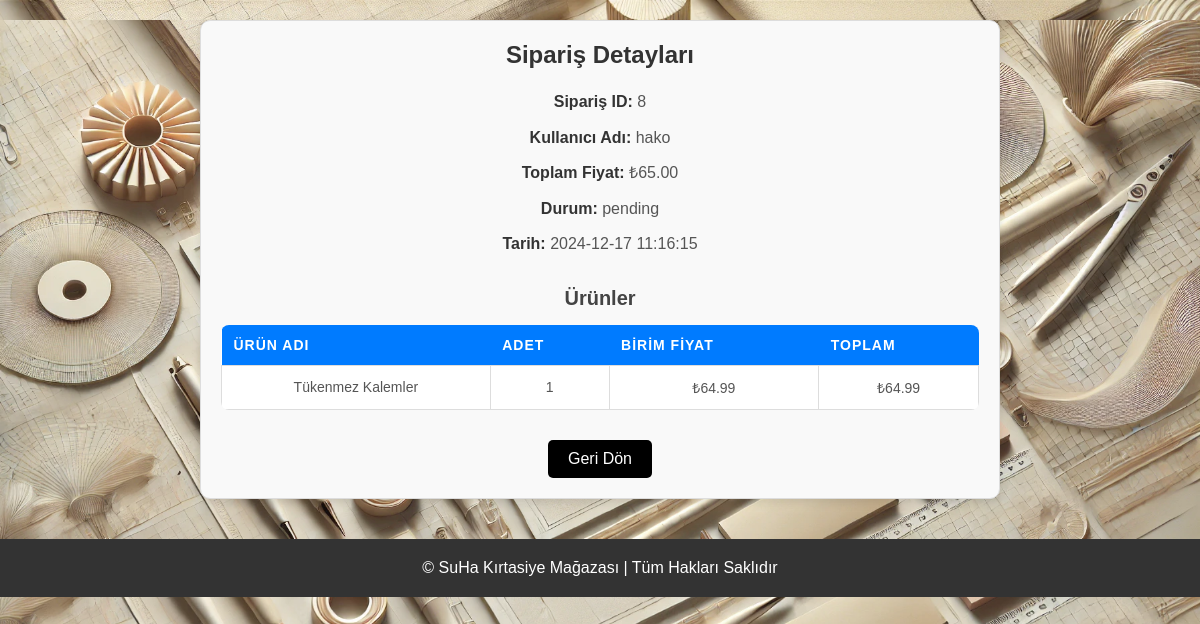
Screenshot of /admin/order_details.php?order_id=8 (signed in) with the database file from the repository.
### tables this page shows
CREATE TABLE `orders` (
  `id` int(11) NOT NULL,
  `user_id` int(11) NOT NULL,
  `total_price` decimal(10,2) NOT NULL,
  `status` varchar(50) NOT NULL DEFAULT 'pending',
  `created_at` timestamp NOT NULL DEFAULT CURRENT_TIMESTAMP
);

CREATE TABLE `users` (
  `id` int(11) NOT NULL,
  `username` varchar(255) NOT NULL,
  `password` varchar(255) NOT NULL,
  `role` enum('admin','user') DEFAULT 'user',
  `created_at` timestamp NOT NULL DEFAULT CURRENT_TIMESTAMP
);

CREATE TABLE `order_items` (
  `id` int(11) NOT NULL,
  `order_id` int(11) NOT NULL,
  `product_id` int(11) NOT NULL,
  `quantity` int(11) NOT NULL,
  `price` decimal(10,2) NOT NULL
);

CREATE TABLE `products` (
  `id` int(11) NOT NULL,
  `name` varchar(255) NOT NULL,
  `description` text,
  `price` decimal(10,2) NOT NULL,
  `image` varchar(255) DEFAULT NULL,
  `created_at` timestamp NOT NULL DEFAULT CURRENT_TIMESTAMP,
  `stock` int(11) NOT NULL DEFAULT '0'
);

### admin/order_details.php (the view, shortened to what this page needs)
<?php
include('../db/connection.php');
if (isset($_GET['order_id'])) {
    $order_id = intval($_GET['order_id']);
    $sql_order = "SELECT orders.*, users.username FROM orders
                  JOIN users ON orders.user_id = users.id
                  WHERE orders.id = ?";
    $stmt_order = $conn->prepare($sql_order);
    $stmt_order->bind_param("i", $order_id);
    $stmt_order->execute();
    $order_result = $stmt_order->get_result();
    if ($order_result->num_rows > 0) {
        $order = $order_result->fetch_assoc();
        $sql_items = "SELECT order_items.*, products.name, products.price
                      FROM order_items
                      JOIN products ON order_items.product_id = products.id
                      WHERE order_items.order_id = ?";
        $stmt_items = $conn->prepare($sql_items);
        $stmt_items->bind_param("i", $order_id);
        $stmt_items->execute();
        $items_result = $stmt_items->get_result();
    } else {
        die("Sipariş bulunamadı.");
    }
} else {
    die("Geçersiz sipariş ID.");
}
?>
<!DOCTYPE html>
<html lang="tr">
<head>
    <link rel="stylesheet" href="../css/style.css">
</head>
<body>
    <div class="order-details">
        <h1>Sipariş Detayları</h1>
        <p><strong>Sipariş ID:</strong> <?php echo htmlspecialchars($order['id']); ?></p>
        <p><strong>Kullanıcı Adı:</strong> <?php echo htmlspecialchars($order['username']); ?></p>
        <p><strong>Toplam Fiyat:</strong> ₺<?php echo htmlspecialchars($order['total_price']); ?></p>
        <p><strong>Durum:</strong> <?php echo htmlspecialchars($order['status']); ?></p>
        <p><strong>Tarih:</strong> <?php echo htmlspecialchars($order['created_at']); ?></p>
        <h2>Ürünler</h2>
        <table class="order-items-table">
            <thead>
                <tr>
                    <th>Ürün Adı</th>
                    <th>Adet</th>
                    <th>Birim Fiyat</th>
                    <th>Toplam</th>
                </tr>
            </thead>
            <tbody>
                <?php while ($item = $items_result->fetch_assoc()) : ?>
                    <tr>
                        <td><?php echo htmlspecialchars($item['name']); ?></td>
                        <td><?php echo htmlspecialchars($item['quantity']); ?></td>
                        <td>₺<?php echo htmlspecialchars($item['price']); ?></td>
                        <td>₺<?php echo htmlspecialchars($item['quantity'] * $item['price']); ?></td>
                    </tr>
                <?php endwhile; ?>
            </tbody>
        </table>
        <form action="view_orders.php" method="get" style="text-align: center; margin-top: 20px;">
            <button type="submit" class="btn btn-primary" style="padding: 10px 20px;">Geri Dön</button>
        </form>
    </div>
    <footer>
        <p>&copy; SuHa Kırtasiye Mağazası | Tüm Hakları Saklıdır</p>
    </footer>
</body>
</html>

### css/style.css (style rules this page uses)
* { margin: 0; padding: 0; box-sizing: border-box; }
html, body { margin: 0; padding: 0; min-height: 100%; background-image: url('../images/arkaplan8.png'); background-size: cover; background-repeat: no-repeat; background-position: center; font-family: Arial, sans-serif; color: #fff; text-align: center; }
footer { background-color: #333; color: white; text-align: center; padding: 20px; margin-top: 40px; position: relative; bottom: 0; width: 100%; }
.btn { background-color: #007bff; color: white; border: none; padding: 10px 15px; border-radius: 5px; cursor: pointer; font-size: 16px; transition: background-color 0.3s; margin-top: 10px; }
.btn { display: inline-block; text-decoration: none; padding: 12px 20px; border-radius: 5px; color: white; background-color: #000000; transition: background-color 0.3s ease; }
.order-details { font-family: Arial, sans-serif; background-color: #f9f9f9; border: 1px solid #ddd; border-radius: 10px; padding: 20px; margin: 20px auto; max-width: 800px; box-shadow: 0 4px 8px rgba(0, 0, 0, 0.1); }
.order-details h1 { text-align: center; color: #333; font-size: 24px; margin-bottom: 20px; }
.order-details h2 { color: #444; margin-top: 30px; margin-bottom: 10px; font-size: 20px; }
.order-details p { color: #555; line-height: 1.6; margin: 10px 0; }
.order-details p strong { color: #333; }
.order-items-table { width: 100%; border-collapse: collapse; margin-top: 15px; background-color: #fff; border-radius: 8px; overflow: hidden; }
.order-items-table th { background-color: #007bff; color: white; text-align: left; padding: 12px; font-size: 14px; text-transform: uppercase; letter-spacing: 1px; }
.order-items-table td { padding: 12px; border: 1px solid #ddd; font-size: 14px; color: #555; }

### rows the page displays
orders: id "8", user.username "hako", total_price "65.00", status "pending", created_at "2024-12-17 11:16:15"
order_items: product.name "Tükenmez Kalemler", quantity "1", product.price "64.99", $item['quantity']*$item['price'] "64.99"
